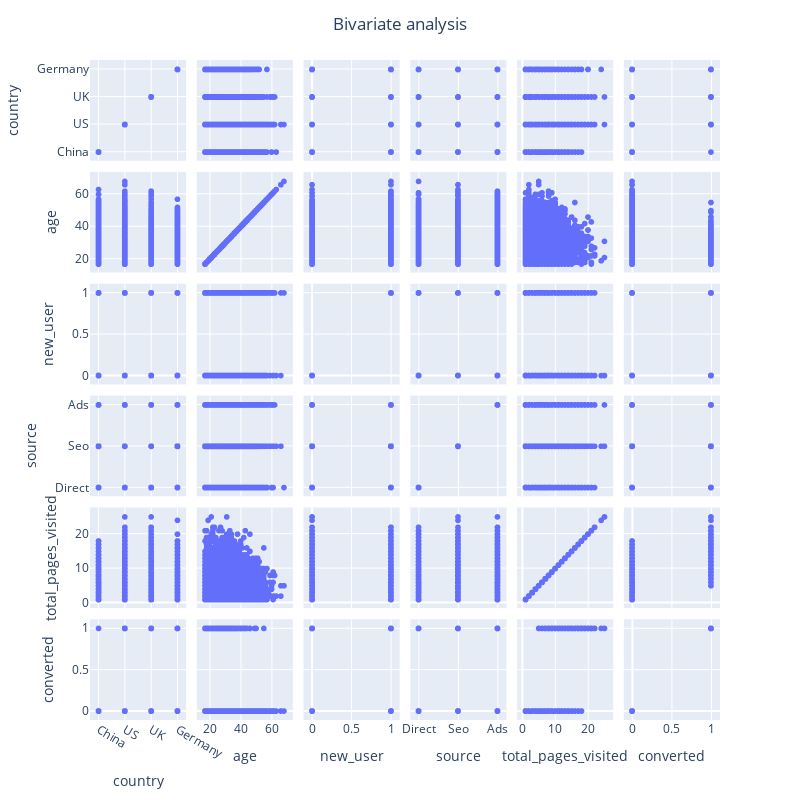

The cell this chart's notebook holds for it:
### Code cell
# Visualize pairwise dependencies before taking out outliers
fig = px.scatter_matrix(data_sample)
fig.update_layout(
        title = go.layout.Title(text = "Bivariate analysis", x = 0.5), showlegend = False, 
            autosize=False, height=800, width = 800)
fig.show()

### Figure 1 — Plotly figure (JSON) as saved in the notebook; plotly's stock layout.template omitted (floating-point values rounded to 4 significant figures; data arrays with more than 128 entries replaced by an {"elided": "..."} marker saying what was removed)
{"data": [{"dimensions": [{"axis": {"matches": true}, "label": "country", "values": {"elided": "10000 str values"}}, {"axis": {"matches": true}, "label": "age", "values": {"elided": "10000 int values"}}, {"axis": {"matches": true}, "label": "new_user", "values": {"elided": "10000 int values"}}, {"axis": {"matches": true}, "label": "source", "values": {"elided": "10000 str values"}}, {"axis": {"matches": true}, "label": "total_pages_visited", "values": {"elided": "10000 int values"}}, {"axis": {"matches": true}, "label": "converted", "values": {"elided": "10000 int values"}}], "hovertemplate": "%{xaxis.title.text}=%{x}<br>%{yaxis.title.text}=%{y}<extra></extra>", "legendgroup": "", "marker": {"color": "#636efa", "symbol": "circle"}, "name": "", "showlegend": false, "type": "splom"}], "layout": {"autosize": false, "dragmode": "select", "height": 800, "legend": {"tracegroupgap": 0}, "margin": {"t": 60}, "showlegend": false, "title": {"text": "Bivariate analysis", "x": 0.5}, "width": 800}}
